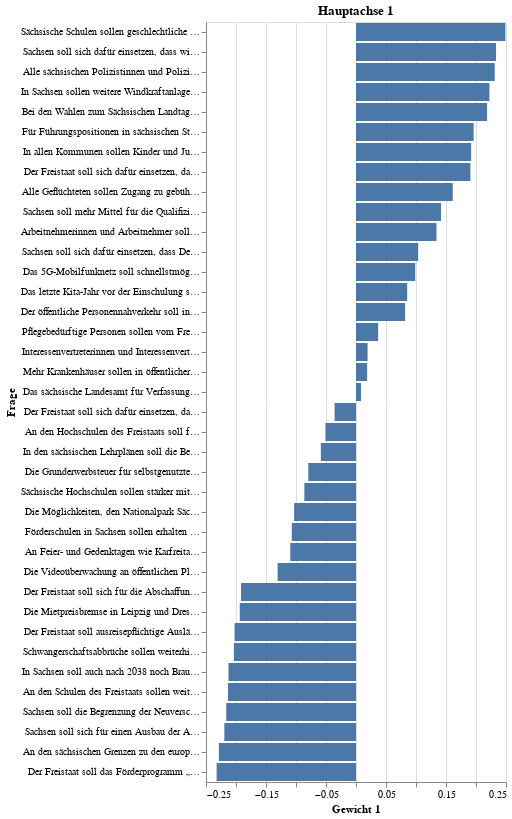

Source (notebook cell):
### Code cell
chart = (
    alt.Chart(
        hauptachsen,
        title="Hauptachse 1",
    )
    .mark_bar()
    .encode(alt.X("Gewicht 1"), alt.Y("Frage", sort="-x"), alt.Tooltip("Frage"))
)
chart.save("hauptachse_1_fragen.json")
chart

### Figure 1 — Vega-Lite specification as saved in the notebook (floating-point values rounded to 4 significant figures)
{"config": {"view": {"continuousWidth": 300, "continuousHeight": 300}}, "data": {"name": "data-b6b95f140f764f455f120deb963cfc88"}, "mark": {"type": "bar"}, "encoding": {"tooltip": {"field": "Frage", "type": "nominal"}, "x": {"field": "Gewicht 1", "type": "quantitative"}, "y": {"field": "Frage", "sort": "-x", "type": "nominal"}}, "title": "Hauptachse 1", "$schema": "https://vega.github.io/schema/vega-lite/v5.20.1.json", "datasets": {"data-b6b95f140f764f455f120deb963cfc88": [{"Frage": "Alle Geflüchteten sollen Zugang zu gebührenfreien Deutschkursen erhalten.", "Gewicht 1": 0.1613, "Gewicht 2": 0.04102}, {"Frage": "Alle sächsischen Polizistinnen und Polizisten sollen im Rahmen von verpflichtenden Fortbildungen gegen Rassismus sensibilisiert werden müssen.  ", "Gewicht 1": 0.2312, "Gewicht 2": 0.02246}, {"Frage": "An Feier- und Gedenktagen wie Karfreitag und Volkstrauertag sollen Tanzveranstaltungen weiterhin verboten sein.", "Gewicht 1": -0.1095, "Gewicht 2": -0.07719}, {"Frage": "An den Hochschulen des Freistaats soll für militärische Zwecke geforscht werden dürfen.", "Gewicht 1": -0.05088, "Gewicht 2": 0.2967}, {"Frage": "An den Schulen des Freistaats sollen weiterhin Kopfnoten (Betragen, Fleiß, Mitarbeit, Ordnung) vergeben werden.", "Gewicht 1": -0.2133, "Gewicht 2": -0.01639}, {"Frage": "An den sächsischen Grenzen zu den europäischen Nachbarstaaten sollen weiterhin Personenkontrollen stattfinden.", "Gewicht 1": -0.2286, "Gewicht 2": -0.063}, {"Frage": "Arbeitnehmerinnen und Arbeitnehmer sollen einen gesetzlichen Anspruch haben, sich für Weiterbildung freistellen zu lassen („Bildungsurlaub“).", "Gewicht 1": 0.1341, "Gewicht 2": -0.2228}, {"Frage": "Bei den Wahlen zum Sächsischen Landtag sollen Jugendliche ab 16 Jahren wählen dürfen.", "Gewicht 1": 0.2185, "Gewicht 2": -0.005612}, {"Frage": "Das 5G-Mobilfunknetz soll schnellstmöglich ausgebaut werden.", "Gewicht 1": 0.09866, "Gewicht 2": 0.2317}, {"Frage": "Das letzte Kita-Jahr vor der Einschulung soll verpflichtend sein.", "Gewicht 1": 0.08532, "Gewicht 2": -0.05214}, {"Frage": "Das sächsische Landesamt für Verfassungsschutz soll gestärkt werden.", "Gewicht 1": 0.008302, "Gewicht 2": 0.1433}, {"Frage": "Der Freistaat soll ausreisepflichtige Ausländerinnen und Ausländer konsequent abschieben.", "Gewicht 1": -0.2024, "Gewicht 2": 0.03237}, {"Frage": "Der Freistaat soll das Förderprogramm „Weltoffenes Sachsen für Demokratie und Toleranz“ beenden.", "Gewicht 1": -0.2323, "Gewicht 2": -0.2342}, {"Frage": "Der Freistaat soll sich dafür einsetzen, dass gentechnisch veränderte Pflanzen in Sachsen angebaut werden dürfen.", "Gewicht 1": -0.03568, "Gewicht 2": 0.2715}, {"Frage": "Der Freistaat soll sich dafür einsetzen, dass innerorts Tempo 30 zur Regelgeschwindigkeit wird.", "Gewicht 1": 0.1906, "Gewicht 2": -0.09348}, {"Frage": "Der Freistaat soll sich für die Abschaffung des Rundfunkbeitrags einsetzen.", "Gewicht 1": -0.1916, "Gewicht 2": -0.2398}, {"Frage": "Der öffentliche Personennahverkehr soll in Sachsen für alle entgeltfrei sein.", "Gewicht 1": 0.08179, "Gewicht 2": -0.2577}, {"Frage": "Die Grunderwerbsteuer für selbstgenutzten Wohnraum soll gesenkt werden.", "Gewicht 1": -0.07951, "Gewicht 2": -0.02974}, {"Frage": "Die Mietpreisbremse in Leipzig und Dresden soll abgeschafft werden.", "Gewicht 1": -0.1937, "Gewicht 2": 0.1545}, {"Frage": "Die Möglichkeiten, den Nationalpark Sächsische Schweiz touristisch zu nutzen, sollen erweitert werden. ", "Gewicht 1": -0.1032, "Gewicht 2": 0.1079}, {"Frage": "Die Videoüberwachung an öffentlichen Plätzen soll ausgeweitet werden.", "Gewicht 1": -0.1306, "Gewicht 2": 0.09838}, {"Frage": "Förderschulen in Sachsen sollen erhalten bleiben.", "Gewicht 1": -0.1071, "Gewicht 2": 0.01773}, {"Frage": "Für Führungspositionen in sächsischen Staatsbetrieben soll es eine Frauenquote geben.", "Gewicht 1": 0.1961, "Gewicht 2": 0.02386}, {"Frage": "In Sachsen soll auch nach 2038 noch Braunkohle abgebaut werden.", "Gewicht 1": -0.2125, "Gewicht 2": -0.2588}, {"Frage": "In Sachsen sollen weitere Windkraftanlagen gebaut werden.", "Gewicht 1": 0.2224, "Gewicht 2": 0.2465}, {"Frage": "In allen Kommunen sollen Kinder und Jugendliche verpflichtend bei Entscheidungen, die sie betreffen, einbezogen werden.", "Gewicht 1": 0.1919, "Gewicht 2": -0.169}, {"Frage": "In den sächsischen Lehrplänen soll die Beschäftigung mit der SED-Diktatur stärker berücksichtigt werden.", "Gewicht 1": -0.05862, "Gewicht 2": 0.2007}, {"Frage": "Interessenvertreterinnen und Interessenvertreter, die Zugang zum Landtag haben, müssen in einer öffentlichen Liste („Lobbyregister“) erfasst werden.", "Gewicht 1": 0.01932, "Gewicht 2": -0.1101}, {"Frage": "Mehr Krankenhäuser sollen in öffentlicher Trägerschaft sein.", "Gewicht 1": 0.01854, "Gewicht 2": -0.18}, {"Frage": "Pflegebedürftige Personen sollen vom Freistaat finanziell unterstützt werden („Landespflegegeld“).", "Gewicht 1": 0.03692, "Gewicht 2": -0.2208}, {"Frage": "Sachsen soll die Begrenzung der Neuverschuldung („Schuldenbremse“) einhalten.", "Gewicht 1": -0.2163, "Gewicht 2": -0.004529}, {"Frage": "Sachsen soll mehr Mittel für die Qualifizierung von Langzeitarbeitslosen bereitstellen.", "Gewicht 1": 0.1417, "Gewicht 2": -0.2563}, {"Frage": "Sachsen soll sich dafür einsetzen, dass Deutschland weiterhin Waffen an die Ukraine liefert.", "Gewicht 1": 0.1036, "Gewicht 2": 0.2361}, {"Frage": "Sachsen soll sich dafür einsetzen, dass wieder eine Vermögenssteuer erhoben wird. ", "Gewicht 1": 0.2334, "Gewicht 2": -0.06368}, {"Frage": "Sachsen soll sich für einen Ausbau der Autobahn A4 zwischen Görlitz und Dresden einsetzen. ", "Gewicht 1": -0.2194, "Gewicht 2": 0.07602}, {"Frage": "Schwangerschaftsabbrüche sollen weiterhin nur nach verpflichtender Beratung möglich sein.", "Gewicht 1": -0.2036, "Gewicht 2": -0.03244}, {"Frage": "Sächsische Hochschulen sollen stärker mit privaten Unternehmen zusammenarbeiten.", "Gewicht 1": -0.08608, "Gewicht 2": 0.2019}, {"Frage": "Sächsische Schulen sollen geschlechtliche Vielfalt mit Sonderzeichen (z.B. Sternchen, Unterstrich oder Doppelpunkt) sprachlich abbilden dürfen.", "Gewicht 1": 0.2489, "Gewicht 2": -0.02727}]}}
